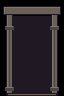

Rendered tile map (Tiled .tmx) drawn with the repository's tilesets; below, a short description and the full map source, tile grids included:
An orthogonal 2x3 tile map with 32x32 px tiles, 1 tile layer (Assembly), 3 tilesets.

<map version="1.10" orientation="orthogonal" renderorder="right-down" width="2" height="3" tilewidth="32" tileheight="32" infinite="0" nextlayerid="2" nextobjectid="1">
  <tileset firstgid="1" source="../floors.tsx" />
  <tileset firstgid="321" source="../walls.tsx" />
  <tileset firstgid="961" source="../architecture.tsx" />
  <layer id="1" name="Assembly" width="2" height="3">
    <data encoding="csv">
965,966,
981,982,
997,998
</data>
  </layer>
</map>
